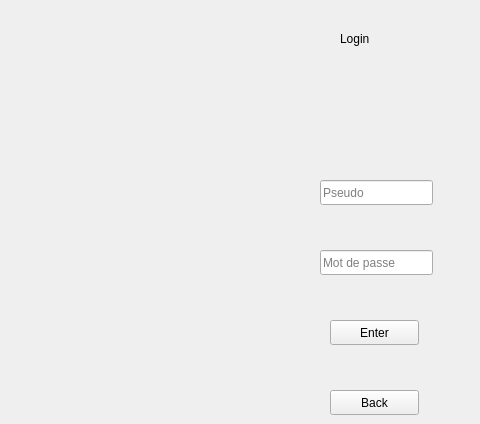
        <widget class="QWidget" name="page_4">
         <widget class="QPushButton" name="pushButton_10">
          <property name="geometry">
           <rect>
            <x>330</x>
            <y>320</y>
            <width>89</width>
            <height>25</height>
           </rect>
          </property>
          <property name="text">
           <string>Enter</string>
          </property>
         </widget>
         <widget class="QLineEdit" name="lineEdit">
          <property name="geometry">
           <rect>
            <x>320</x>
            <y>180</y>
            <width>113</width>
            <height>25</height>
           </rect>
          </property>
          <property name="placeholderText">
           <string>Pseudo</string>
          </property>
         </widget>
         <widget class="QLineEdit" name="lineEdit_2">
          <property name="geometry">
           <rect>
            <x>320</x>
            <y>250</y>
            <width>113</width>
            <height>25</height>
           </rect>
          </property>
          <property name="placeholderText">
           <string>Mot de passe</string>
          </property>
         </widget>
         <widget class="QPushButton" name="pushButton_11">
          <property name="geometry">
           <rect>
            <x>330</x>
            <y>390</y>
            <width>89</width>
            <height>25</height>
           </rect>
          </property>
          <property name="text">
           <string>Back</string>
          </property>
         </widget>
         <widget class="QLabel" name="label">
          <property name="geometry">
           <rect>
            <x>340</x>
            <y>30</y>
            <width>67</width>
            <height>17</height>
           </rect>
          </property>
          <property name="text">
           <string>Login</string>
          </property>
         </widget>
         <widget class="QLabel" name="label_6">
          <property name="geometry">
           <rect>
            <x>290</x>
            <y>90</y>
            <width>181</width>
            <height>17</height>
           </rect>
          </property>
          <property name="text">
           <string/>
          </property>
         </widget>
        </widget>
